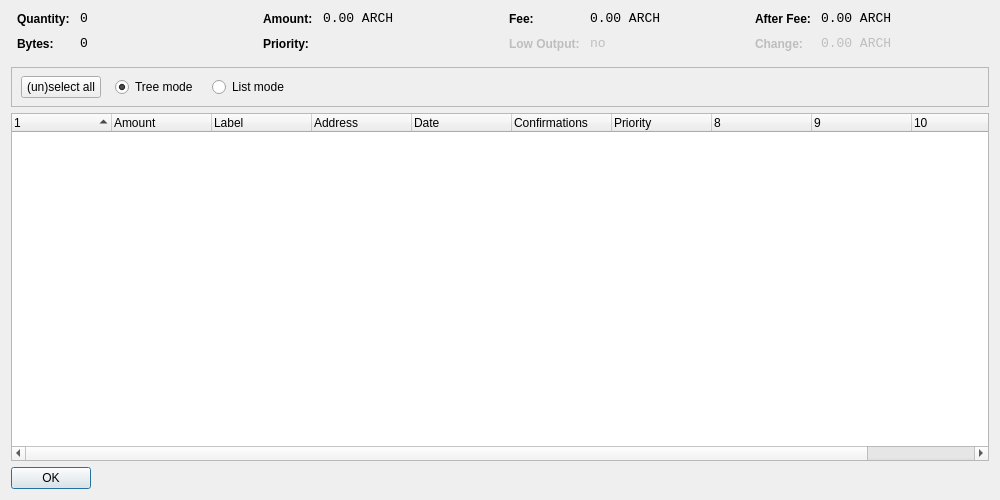
<?xml version="1.0" encoding="UTF-8"?>
<ui version="4.0">
 <class>CoinControlDialog</class>
 <widget class="QDialog" name="CoinControlDialog">
  <property name="geometry">
   <rect>
    <x>0</x>
    <y>0</y>
    <width>1000</width>
    <height>500</height>
   </rect>
  </property>
  <property name="windowTitle">
   <string>Coin Control</string>
  </property>
  <layout class="QVBoxLayout" name="verticalLayout">
   <item>
    <layout class="QHBoxLayout" name="horizontalLayoutTop" stretch="0,0,0,0">
     <property name="topMargin">
      <number>0</number>
     </property>
     <property name="bottomMargin">
      <number>10</number>
     </property>
     <item>
      <layout class="QFormLayout" name="formLayoutCoinControl1">
       <property name="horizontalSpacing">
        <number>10</number>
       </property>
       <property name="verticalSpacing">
        <number>10</number>
       </property>
       <property name="leftMargin">
        <number>6</number>
       </property>
       <property name="rightMargin">
        <number>6</number>
       </property>
       <item row="0" column="0">
        <widget class="QLabel" name="labelCoinControlQuantityText">
         <property name="styleSheet">
          <string notr="true">font-weight:bold;</string>
         </property>
         <property name="text">
          <string>Quantity:</string>
         </property>
        </widget>
       </item>
       <item row="0" column="1">
        <widget class="QLabel" name="labelCoinControlQuantity">
         <property name="font">
          <font>
           <family>Monospace</family>
           <pointsize>10</pointsize>
          </font>
         </property>
         <property name="cursor">
          <cursorShape>IBeamCursor</cursorShape>
         </property>
         <property name="contextMenuPolicy">
          <enum>Qt::ActionsContextMenu</enum>
         </property>
         <property name="text">
          <string notr="true">0</string>
         </property>
         <property name="textInteractionFlags">
          <set>Qt::LinksAccessibleByMouse|Qt::TextSelectableByKeyboard|Qt::TextSelectableByMouse</set>
         </property>
        </widget>
       </item>
       <item row="1" column="0">
        <widget class="QLabel" name="labelCoinControlBytesText">
         <property name="styleSheet">
          <string notr="true">font-weight:bold;</string>
         </property>
         <property name="text">
          <string>Bytes:</string>
         </property>
        </widget>
       </item>
       <item row="1" column="1">
        <widget class="QLabel" name="labelCoinControlBytes">
         <property name="font">
          <font>
           <family>Monospace</family>
           <pointsize>10</pointsize>
          </font>
         </property>
         <property name="cursor">
          <cursorShape>IBeamCursor</cursorShape>
         </property>
         <property name="contextMenuPolicy">
          <enum>Qt::ActionsContextMenu</enum>
         </property>
         <property name="text">
          <string notr="true">0</string>
         </property>
         <property name="textInteractionFlags">
          <set>Qt::LinksAccessibleByMouse|Qt::TextSelectableByKeyboard|Qt::TextSelectableByMouse</set>
         </property>
        </widget>
       </item>
      </layout>
     </item>
     <item>
      <layout class="QFormLayout" name="formLayoutCoinControl2">
       <property name="horizontalSpacing">
        <number>10</number>
       </property>
       <property name="verticalSpacing">
        <number>10</number>
       </property>
       <property name="leftMargin">
        <number>6</number>
       </property>
       <property name="rightMargin">
        <number>6</number>
       </property>
       <item row="0" column="0">
        <widget class="QLabel" name="labelCoinControlAmountText">
         <property name="styleSheet">
          <string notr="true">font-weight:bold;</string>
         </property>
         <property name="text">
          <string>Amount:</string>
         </property>
        </widget>
       </item>
       <item row="0" column="1">
        <widget class="QLabel" name="labelCoinControlAmount">
         <property name="font">
          <font>
           <family>Monospace</family>
           <pointsize>10</pointsize>
          </font>
         </property>
         <property name="cursor">
          <cursorShape>IBeamCursor</cursorShape>
         </property>
         <property name="contextMenuPolicy">
          <enum>Qt::ActionsContextMenu</enum>
         </property>
         <property name="text">
          <string notr="true">0.00 ARCH</string>
         </property>
         <property name="textInteractionFlags">
          <set>Qt::LinksAccessibleByMouse|Qt::TextSelectableByKeyboard|Qt::TextSelectableByMouse</set>
         </property>
        </widget>
       </item>
       <item row="1" column="0">
        <widget class="QLabel" name="labelCoinControlPriorityText">
         <property name="styleSheet">
          <string notr="true">font-weight:bold;</string>
         </property>
         <property name="text">
          <string>Priority:</string>
         </property>
        </widget>
       </item>
       <item row="1" column="1">
        <widget class="QLabel" name="labelCoinControlPriority">
         <property name="font">
          <font>
           <family>Monospace</family>
           <pointsize>10</pointsize>
          </font>
         </property>
         <property name="cursor">
          <cursorShape>IBeamCursor</cursorShape>
         </property>
         <property name="contextMenuPolicy">
          <enum>Qt::ActionsContextMenu</enum>
         </property>
         <property name="text">
          <string/>
         </property>
         <property name="textInteractionFlags">
          <set>Qt::LinksAccessibleByMouse|Qt::TextSelectableByKeyboard|Qt::TextSelectableByMouse</set>
         </property>
        </widget>
       </item>
      </layout>
     </item>
     <item>
      <layout class="QFormLayout" name="formLayoutCoinControl3">
       <property name="horizontalSpacing">
        <number>10</number>
       </property>
       <property name="verticalSpacing">
        <number>10</number>
       </property>
       <property name="leftMargin">
        <number>6</number>
       </property>
       <property name="rightMargin">
        <number>6</number>
       </property>
       <item row="0" column="0">
        <widget class="QLabel" name="labelCoinControlFeeText">
         <property name="styleSheet">
          <string notr="true">font-weight:bold;</string>
         </property>
         <property name="text">
          <string>Fee:</string>
         </property>
        </widget>
       </item>
       <item row="0" column="1">
        <widget class="QLabel" name="labelCoinControlFee">
         <property name="font">
          <font>
           <family>Monospace</family>
           <pointsize>10</pointsize>
          </font>
         </property>
         <property name="cursor">
          <cursorShape>IBeamCursor</cursorShape>
         </property>
         <property name="contextMenuPolicy">
          <enum>Qt::ActionsContextMenu</enum>
         </property>
         <property name="text">
          <string notr="true">0.00 ARCH</string>
         </property>
         <property name="textInteractionFlags">
          <set>Qt::LinksAccessibleByMouse|Qt::TextSelectableByKeyboard|Qt::TextSelectableByMouse</set>
         </property>
        </widget>
       </item>
       <item row="1" column="0">
        <widget class="QLabel" name="labelCoinControlLowOutputText">
         <property name="enabled">
          <bool>false</bool>
         </property>
         <property name="styleSheet">
          <string notr="true">font-weight:bold;</string>
         </property>
         <property name="text">
          <string>Low Output:</string>
         </property>
        </widget>
       </item>
       <item row="1" column="1">
        <widget class="QLabel" name="labelCoinControlLowOutput">
         <property name="enabled">
          <bool>false</bool>
         </property>
         <property name="font">
          <font>
           <family>Monospace</family>
           <pointsize>10</pointsize>
          </font>
         </property>
         <property name="cursor">
          <cursorShape>IBeamCursor</cursorShape>
         </property>
         <property name="contextMenuPolicy">
          <enum>Qt::ActionsContextMenu</enum>
         </property>
         <property name="text">
          <string notr="true">no</string>
         </property>
         <property name="textInteractionFlags">
          <set>Qt::LinksAccessibleByMouse|Qt::TextSelectableByKeyboard|Qt::TextSelectableByMouse</set>
         </property>
        </widget>
       </item>
      </layout>
     </item>
     <item>
      <layout class="QFormLayout" name="formLayoutCoinControl4">
       <property name="horizontalSpacing">
        <number>10</number>
       </property>
       <property name="verticalSpacing">
        <number>10</number>
       </property>
       <property name="leftMargin">
        <number>6</number>
       </property>
       <property name="rightMargin">
        <number>6</number>
       </property>
       <item row="0" column="0">
        <widget class="QLabel" name="labelCoinControlAfterFeeText">
         <property name="styleSheet">
          <string notr="true">font-weight:bold;</string>
         </property>
         <property name="text">
          <string>After Fee:</string>
         </property>
        </widget>
       </item>
       <item row="0" column="1">
        <widget class="QLabel" name="labelCoinControlAfterFee">
         <property name="font">
          <font>
           <family>Monospace</family>
           <pointsize>10</pointsize>
          </font>
         </property>
         <property name="cursor">
          <cursorShape>IBeamCursor</cursorShape>
         </property>
         <property name="contextMenuPolicy">
          <enum>Qt::ActionsContextMenu</enum>
         </property>
         <property name="text">
          <string notr="true">0.00 ARCH</string>
         </property>
         <property name="textInteractionFlags">
          <set>Qt::LinksAccessibleByMouse|Qt::TextSelectableByKeyboard|Qt::TextSelectableByMouse</set>
         </property>
        </widget>
       </item>
       <item row="1" column="0">
        <widget class="QLabel" name="labelCoinControlChangeText">
         <property name="enabled">
          <bool>false</bool>
         </property>
         <property name="styleSheet">
          <string notr="true">font-weight:bold;</string>
         </property>
         <property name="text">
          <string>Change:</string>
         </property>
        </widget>
       </item>
       <item row="1" column="1">
        <widget class="QLabel" name="labelCoinControlChange">
         <property name="enabled">
          <bool>false</bool>
         </property>
         <property name="font">
          <font>
           <family>Monospace</family>
           <pointsize>10</pointsize>
          </font>
         </property>
         <property name="cursor">
          <cursorShape>IBeamCursor</cursorShape>
         </property>
         <property name="contextMenuPolicy">
          <enum>Qt::ActionsContextMenu</enum>
         </property>
         <property name="text">
          <string notr="true">0.00 ARCH</string>
         </property>
         <property name="textInteractionFlags">
          <set>Qt::LinksAccessibleByMouse|Qt::TextSelectableByKeyboard|Qt::TextSelectableByMouse</set>
         </property>
        </widget>
       </item>
      </layout>
     </item>
    </layout>
   </item>
   <item>
    <widget class="QFrame" name="frame">
     <property name="minimumSize">
      <size>
       <width>0</width>
       <height>40</height>
      </size>
     </property>
     <property name="frameShape">
      <enum>QFrame::StyledPanel</enum>
     </property>
     <property name="frameShadow">
      <enum>QFrame::Sunken</enum>
     </property>
     <widget class="QWidget" name="horizontalLayoutWidget">
      <property name="geometry">
       <rect>
        <x>10</x>
        <y>0</y>
        <width>781</width>
        <height>41</height>
       </rect>
      </property>
      <layout class="QHBoxLayout" name="horizontalLayoutPanel" stretch="0,0,0,0,0">
       <property name="spacing">
        <number>14</number>
       </property>
       <item>
        <widget class="QPushButton" name="pushButtonSelectAll">
         <property name="sizePolicy">
          <sizepolicy hsizetype="Maximum" vsizetype="Fixed">
           <horstretch>0</horstretch>
           <verstretch>0</verstretch>
          </sizepolicy>
         </property>
         <property name="text">
          <string>(un)select all</string>
         </property>
        </widget>
       </item>
       <item>
        <widget class="QRadioButton" name="radioTreeMode">
         <property name="sizePolicy">
          <sizepolicy hsizetype="Maximum" vsizetype="Fixed">
           <horstretch>0</horstretch>
           <verstretch>0</verstretch>
          </sizepolicy>
         </property>
         <property name="text">
          <string>Tree mode</string>
         </property>
         <property name="checked">
          <bool>true</bool>
         </property>
        </widget>
       </item>
       <item>
        <widget class="QRadioButton" name="radioListMode">
         <property name="sizePolicy">
          <sizepolicy hsizetype="Maximum" vsizetype="Fixed">
           <horstretch>0</horstretch>
           <verstretch>0</verstretch>
          </sizepolicy>
         </property>
         <property name="text">
          <string>List mode</string>
         </property>
        </widget>
       </item>
       <item>
        <spacer name="horizontalSpacer">
         <property name="orientation">
          <enum>Qt::Horizontal</enum>
         </property>
         <property name="sizeHint" stdset="0">
          <size>
           <width>40</width>
           <height>20</height>
          </size>
         </property>
        </spacer>
       </item>
      </layout>
     </widget>
    </widget>
   </item>
   <item>
    <widget class="CoinControlTreeWidget" name="treeWidget">
     <property name="contextMenuPolicy">
      <enum>Qt::CustomContextMenu</enum>
     </property>
     <property name="sortingEnabled">
      <bool>false</bool>
     </property>
     <property name="columnCount">
      <number>11</number>
     </property>
     <attribute name="headerShowSortIndicator" stdset="0">
      <bool>true</bool>
     </attribute>
     <attribute name="headerStretchLastSection">
      <bool>false</bool>
     </attribute>
     <column>
      <property name="text">
       <string/>
      </property>
     </column>
     <column>
      <property name="text">
       <string>Amount</string>
      </property>
     </column>
     <column>
      <property name="text">
       <string>Label</string>
      </property>
     </column>
     <column>
      <property name="text">
       <string>Address</string>
      </property>
     </column>
     <column>
      <property name="text">
       <string>Date</string>
      </property>
     </column>
     <column>
      <property name="text">
       <string>Confirmations</string>
      </property>
      <property name="toolTip">
       <string>Confirmed</string>
      </property>
     </column>
     <column>
      <property name="text">
       <string>Priority</string>
      </property>
     </column>
     <column>
      <property name="text">
       <string/>
      </property>
     </column>
     <column>
      <property name="text">
       <string/>
      </property>
     </column>
     <column>
      <property name="text">
       <string/>
      </property>
     </column>
     <column>
      <property name="text">
       <string/>
      </property>
     </column>
    </widget>
   </item>
   <item>
    <widget class="QDialogButtonBox" name="buttonBox">
     <property name="sizePolicy">
      <sizepolicy hsizetype="Maximum" vsizetype="Fixed">
       <horstretch>0</horstretch>
       <verstretch>0</verstretch>
      </sizepolicy>
     </property>
     <property name="orientation">
      <enum>Qt::Horizontal</enum>
     </property>
     <property name="standardButtons">
      <set>QDialogButtonBox::Ok</set>
     </property>
    </widget>
   </item>
  </layout>
 </widget>
 <customwidgets>
  <customwidget>
   <class>CoinControlTreeWidget</class>
   <extends>QTreeWidget</extends>
   <header>coincontroltreewidget.h</header>
  </customwidget>
 </customwidgets>
 <resources/>
 <connections/>
</ui>
